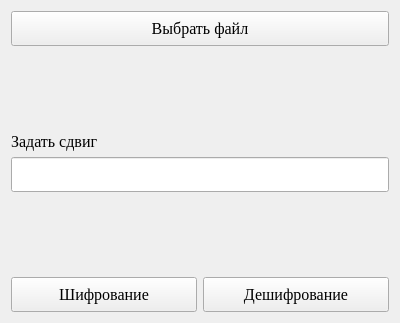
<?xml version="1.0" encoding="UTF-8"?>
<ui version="4.0">
 <class>CaesarCipher</class>
 <widget class="QWidget" name="CaesarCipher">
  <property name="geometry">
   <rect>
    <x>0</x>
    <y>0</y>
    <width>400</width>
    <height>323</height>
   </rect>
  </property>
  <property name="windowTitle">
   <string>Form</string>
  </property>
  <layout class="QVBoxLayout" name="verticalLayout">
   <item>
    <widget class="QPushButton" name="pushButton">
     <property name="minimumSize">
      <size>
       <width>0</width>
       <height>35</height>
      </size>
     </property>
     <property name="font">
      <font>
       <family>Times New Roman</family>
       <pointsize>12</pointsize>
      </font>
     </property>
     <property name="text">
      <string>Выбрать файл</string>
     </property>
    </widget>
   </item>
   <item>
    <spacer name="verticalSpacer">
     <property name="orientation">
      <enum>Qt::Vertical</enum>
     </property>
     <property name="sizeHint" stdset="0">
      <size>
       <width>20</width>
       <height>40</height>
      </size>
     </property>
    </spacer>
   </item>
   <item>
    <layout class="QVBoxLayout" name="verticalLayout_2">
     <item>
      <widget class="QLabel" name="label">
       <property name="font">
        <font>
         <family>Times New Roman</family>
         <pointsize>12</pointsize>
        </font>
       </property>
       <property name="text">
        <string>Задать сдвиг</string>
       </property>
      </widget>
     </item>
     <item>
      <widget class="QLineEdit" name="lineEdit">
       <property name="minimumSize">
        <size>
         <width>0</width>
         <height>35</height>
        </size>
       </property>
       <property name="font">
        <font>
         <family>Times New Roman</family>
         <pointsize>12</pointsize>
        </font>
       </property>
      </widget>
     </item>
    </layout>
   </item>
   <item>
    <spacer name="verticalSpacer_2">
     <property name="orientation">
      <enum>Qt::Vertical</enum>
     </property>
     <property name="sizeHint" stdset="0">
      <size>
       <width>20</width>
       <height>40</height>
      </size>
     </property>
    </spacer>
   </item>
   <item>
    <layout class="QHBoxLayout" name="horizontalLayout">
     <property name="sizeConstraint">
      <enum>QLayout::SetDefaultConstraint</enum>
     </property>
     <item>
      <widget class="QPushButton" name="pushButton_2">
       <property name="minimumSize">
        <size>
         <width>0</width>
         <height>35</height>
        </size>
       </property>
       <property name="font">
        <font>
         <family>Times New Roman</family>
         <pointsize>12</pointsize>
        </font>
       </property>
       <property name="text">
        <string>Шифрование</string>
       </property>
      </widget>
     </item>
     <item>
      <widget class="QPushButton" name="pushButton_3">
       <property name="minimumSize">
        <size>
         <width>0</width>
         <height>35</height>
        </size>
       </property>
       <property name="font">
        <font>
         <family>Times New Roman</family>
         <pointsize>12</pointsize>
        </font>
       </property>
       <property name="text">
        <string>Дешифрование</string>
       </property>
      </widget>
     </item>
    </layout>
   </item>
  </layout>
 </widget>
 <resources/>
 <connections/>
</ui>
